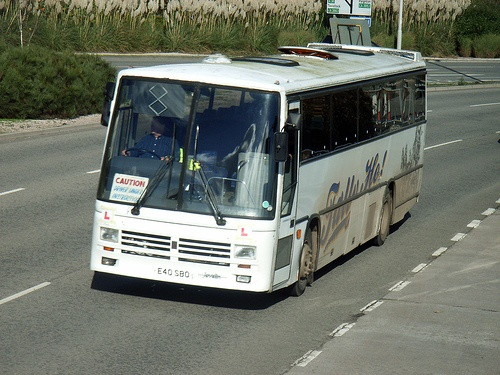
#> input picture 000456.jpg, 500 x 375 px, found by its file name
$ python Normalized_Gaussian_filter.py
#> lines starting #> are read from the running program, lines starting #| are printed output that depends on the picture
#!/usr/bin/env python2
# -*- coding: utf-8 -*-
"""
Created on Sun Oct  8 06:55:51 2017

@author: julien
"""

# -*- coding: utf-8 -*-
"""
Created on Sat Oct 15 14:18:39 2016

@author: Julien Nyambal
"""
import numpy as np
import matplotlib.pyplot as plt
from scipy import signal
from scipy import linalg

#I = plt.imread("/home/vmuser/Downloads/kodak/IMAGE-0.bmp")[:,:,1]
I = plt.imread("/home/julien/Documents/Python_tests/Vision_filters/000456.jpg")
#> I is the input picture: shape (375, 500, 3); mean R, G, B 109.5, 115, 104.4
#plt.imshow(I,cmap = plt.cm.gray)

#I = I * 255

variance = 1

ns = 21

I.astype(np.uint8)
#plt.imshow(I, cmap = plt.cm.gray)
x = np.linspace(-3*np.sqrt(variance),3*np.sqrt(variance), ns)[np.newaxis, :]
y = np.linspace(-3*np.sqrt(variance),3*np.sqrt(variance), ns)[:, np.newaxis]

H = np.exp(- (x**2 + y**2)/(2 * variance))

Hx = -x / variance * H

Hy = -y / variance * H

#normalization of the values
Hx = Hx - np.average(Hx)
Hx = Hx / np.sum(np.abs(Hx))
Hy = Hy - np.average(Hy)
Hy = Hy / np.sum(np.abs(Hy))
#normalization of the values

plt.figure()
plt.subplot(131)
plt.imshow(H, cmap = plt.cm.gray)
plt.title("$H$")
plt.subplot(132)
plt.imshow(Hx, cmap = plt.cm.gray)
plt.title("$H_{x}$")
plt.subplot(133)
plt.imshow(Hy, cmap = plt.cm.gray)
plt.title("$H_{y}$")
plt.show()
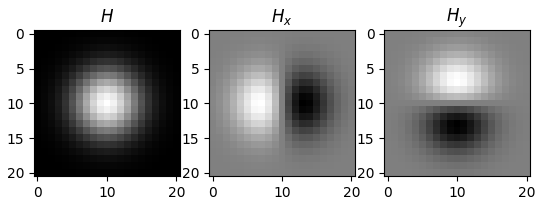
#> figure drawn by matplotlib, 3 panels
